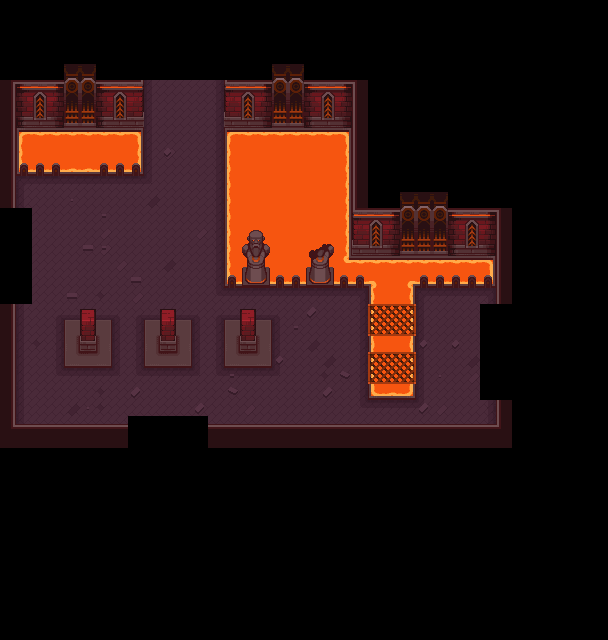

A 2D game scene composited from a Tiled map and its tileset images. What follows is a short description and the map's XML, with each tile layer's data collapsed to a summary:
An orthogonal 38x40 tile map with 16x16 px tiles, 7 tile layers (Prototype, Ignore, Back, Walls, ...), 2 tilesets and 11 objects (6x EnemySpawnPoint, 4x DungeonDoorway, Trigger).

<map version="1.10" tiledversion="1.10.2" class="DungeonMap" orientation="orthogonal" renderorder="right-down" width="38" height="40" tilewidth="16" tileheight="16" infinite="0" nextlayerid="37" nextobjectid="13">
 <properties>
  <property name="Area" value="Forge" />
  <property name="RoomType" propertytype="RoomType" value="normal" />
 </properties>
 <tileset firstgid="1" source="../../Tilesets/prototype_tileset.tsx" />
 <tileset firstgid="5" source="../../Tilesets/forge_tileset.tsx" />
 <layer id="1" name="Prototype" width="38" height="40">
  <data>[1520 cells, 479 non-empty, 2 distinct tile ids]</data>
 </layer>
 <layer id="34" name="Ignore" width="38" height="40">
  <data>[1520 cells, 27 non-empty, 1 distinct tile ids]</data>
 </layer>
 <layer id="30" name="Back" width="38" height="40">
  <data>[1520 cells, 353 non-empty, 28 distinct tile ids]</data>
 </layer>
 <layer id="31" name="Walls" width="38" height="40">
  <data>[1520 cells, 278 non-empty, 40 distinct tile ids]</data>
 </layer>
 <layer id="33" name="Back2" width="38" height="40">
  <data>[1520 cells, 51 non-empty, 12 distinct tile ids]</data>
 </layer>
 <layer id="36" name="Back3" width="38" height="40">
  <data>[1520 cells, 12 non-empty, 6 distinct tile ids]</data>
 </layer>
 <layer id="32" name="Front" width="38" height="40">
  <data>[1520 cells, 58 non-empty, 17 distinct tile ids]</data>
 </layer>
 <objectgroup id="35" name="Entities">
  <object id="1" type="DungeonDoorway" x="144" y="0" width="80" height="80">
   <properties>
    <property name="Direction" propertytype="DoorwayDirection" value="Top" />
   </properties>
  </object>
  <object id="2" type="DungeonDoorway" x="0" y="208" width="32" height="96">
   <properties>
    <property name="Direction" propertytype="DoorwayDirection" value="Left" />
   </properties>
  </object>
  <object id="4" type="DungeonDoorway" x="480" y="304" width="32" height="96">
   <properties>
    <property name="Direction" propertytype="DoorwayDirection" value="Right" />
   </properties>
  </object>
  <object id="5" type="DungeonDoorway" x="128" y="416" width="80" height="80">
   <properties>
    <property name="Direction" propertytype="DoorwayDirection" value="Bottom" />
   </properties>
  </object>
  <object id="6" type="Trigger" x="16" y="128">
   <properties>
    <property name="EventName" value="DungeonEncounter" />
    <property name="Type" propertytype="TriggerType" value="Area" />
   </properties>
   <polygon points="0,0 336,0 336,128 480,128 480,304 0,304" />
  </object>
  <object id="7" type="EnemySpawnPoint" x="80" y="208">
   <point />
  </object>
  <object id="8" type="EnemySpawnPoint" x="192" y="208">
   <point />
  </object>
  <object id="9" type="EnemySpawnPoint" x="144" y="256">
   <point />
  </object>
  <object id="10" type="EnemySpawnPoint" x="128" y="336">
   <point />
  </object>
  <object id="11" type="EnemySpawnPoint" x="208" y="336">
   <point />
  </object>
  <object id="12" type="EnemySpawnPoint" x="320" y="336">
   <point />
  </object>
 </objectgroup>
</map>